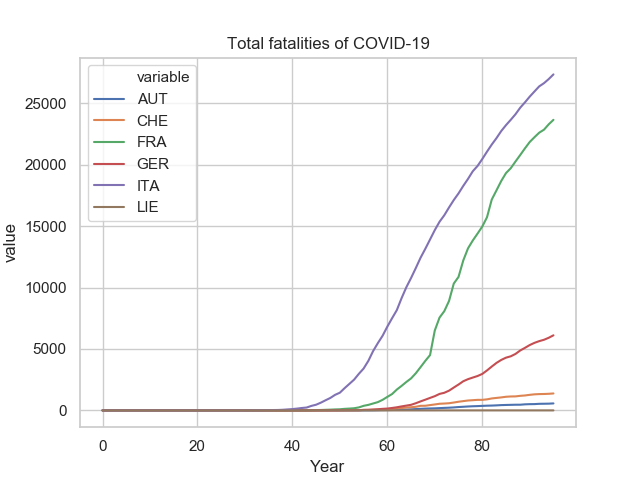

This figure's Python source:
import pandas as pd
import seaborn as sns
import matplotlib.pyplot as plt
import numpy as np

countries = ['aut','che','fra','ger','ita','lie']
data = []
for country in countries:
    country_data = pd.read_csv('%s.csv'%(country))
    data.append(np.asarray(country_data[['total_deaths']]))
data = np.asarray(data)

for i in range(len(data)):
    data[i] = np.squeeze(data[i], axis=1)

data[0] = np.pad(data[0], (32, 0), 'constant', constant_values=(0, 0))
data[1] = np.pad(data[1], (32, 0), 'constant', constant_values=(0, 0))
data[3] = np.pad(data[3], (3, 0), 'constant', constant_values=(0, 0))
data[4] = np.pad(data[4], (6, 0), 'constant', constant_values=(0, 0))
data[5] = np.pad(data[5], (46, 0), 'constant', constant_values=(0, 0))

data = np.asarray(data)
x = np.arange(0,96,1)

data_preproc = pd.DataFrame({
    'Year': x,
    'AUT': data[0],
    'CHE': data[1],
    'FRA': data[2],
    'GER': data[3],
    'ITA': data[4],
    'LIE': data[5]})

sns.set(style="whitegrid")

fig, ax = plt.subplots()

plot = sns.lineplot(x = 'Year', y = 'value', hue='variable', data=pd.melt(data_preproc, ['Year']))
plot.set(title='Total fatalities of COVID-19')

plot = ax.get_figure()
fig.savefig('total_deaths_neighbours.png')